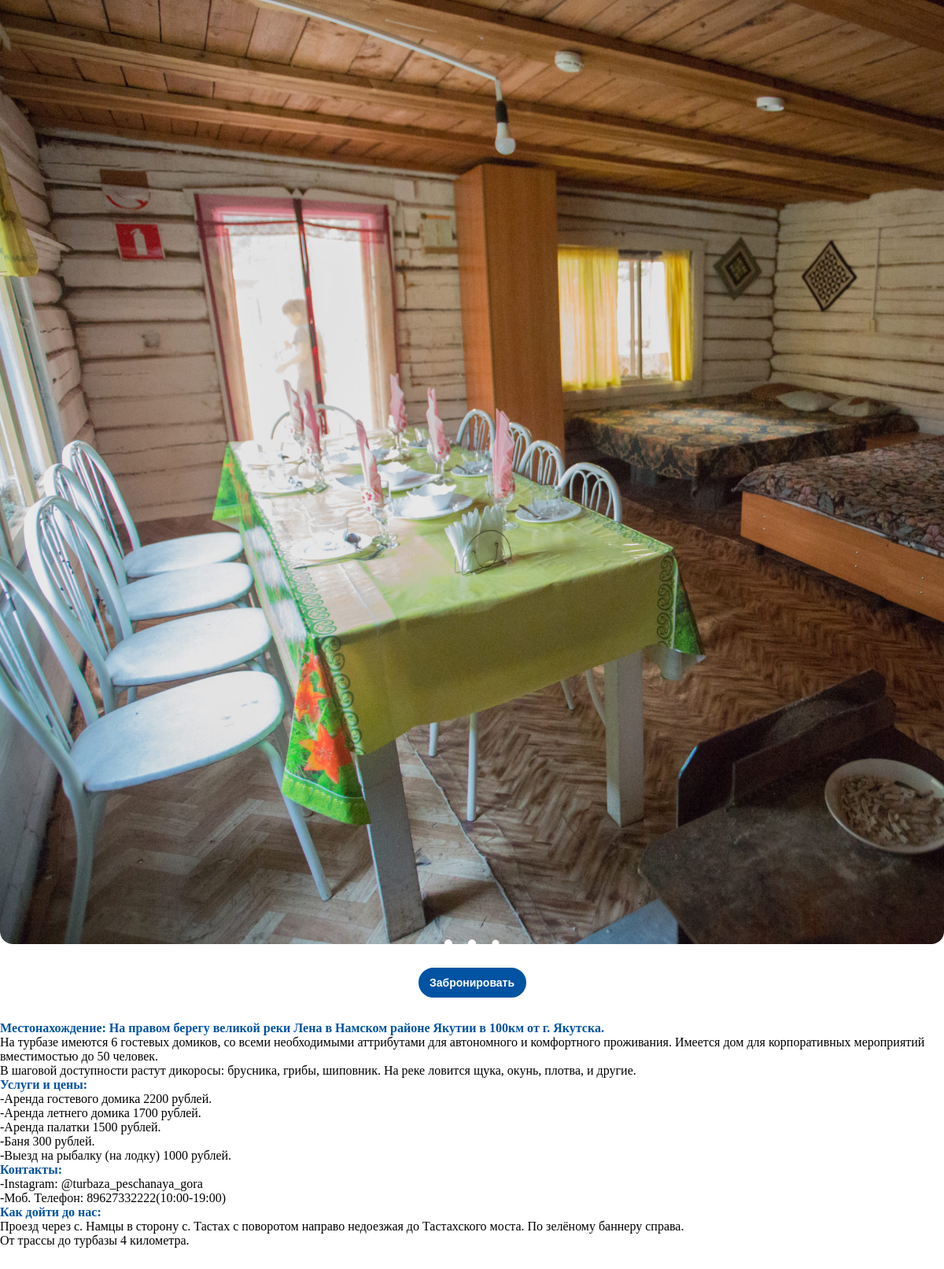
The page /sendmoin.php on the database its author committed.
### tables this page shows
CREATE TABLE `services` (
  `id` int(11) NOT NULL,
  `base_name` varchar(255) NOT NULL,
  `name` varchar(255) NOT NULL,
  `price` int(11) NOT NULL
);

### sendmoin.php (the view, shortened to what this page needs)
<!DOCTYPE html>
<html lang="ru">
<head>
    <?php $title = "Турбаза 'Песчаная гора'"; ?>
    <link rel="stylesheet" href="css/kenkeme.css">
</head>
<body>
    <div class="slider">
        <div class="slide">
            <div class="slider__item">
                <img src="images/kenkeme/3.jpg" alt="">
            </div>
        </div>
    </div>
    <form action="bron1.php" method="POST">
        <input type="submit" value="Забронировать">
    </form>
    <b>Местонахождение: На правом берегу великой реки Лена в Намском районе Якутии в 100км от г. Якутска.<br></b>
    На турбазе имеются 6 гостевых домиков, со всеми необходимыми аттрибутами для автономного и комфортного проживания. Имеется
    дом для корпоративных мероприятий вместимостью до 50 человек.<br>
    В шаговой доступности растут дикоросы: брусника, грибы, шиповник. На реке ловится щука, окунь, плотва, и другие.
    <ul><b>Услуги и цены:</b><br>
        <?php
        require "php/connection.php";
        $link = mysqli_connect($host, $user, $user, $database)
            or die("Ошибка " . mysqli_error($link));
        $title = '"' . $title . '"';
        $query = "SELECT * FROM `services` WHERE `base_name` = $title";
        $res = mysqli_query($link, $query);
        if ($res) {
            while ($result = mysqli_fetch_array($res)) {
                echo "-{$result['name']} {$result['price']} рублей.<br>";
            }
        }else {
            echo 'sdfs';
        }
        ?>
    </ul>
    <b>Контакты:</b><br>
    -Instagram: @turbaza_peschanaya_gora<br>
    -Моб. Телефон: 89627332222(10:00-19:00)<br>
    <b>Как дойти до нас:</b><br>
    Проезд через с. Намцы в сторону с. Тастах с поворотом направо недоезжая до Тастахского моста. По зелёному баннеру справа.<br>
    От трассы до турбазы 4 километра.<br><br><br><br><br><br>
</body>
</html>

### css/kenkeme.css (style rules this page uses)
* { padding: 0; margin: 0; }
body { height: auto; }
.slider { position: relative; width: 100vw; height: 100vw; border-radius: 0 0 16px 16px; overflow: hidden; }
.slide { width: 100vw; height: 100vw; overflow: hidden; }
.slider img { display: inline-block; height: 100vw; border-radius: 0 0 16px 16px; }
.slider__item { display: inline-block; }
button, input[type="submit"] { text-align: center; color: black; display: block; margin: 30px auto 30px auto; border-radius: 23.5px; border: solid #0053A2 3px; outline: none; font-size: 14px; font-weight: bold; }
button, input[type="submit"] { width: 137px; height: 38px; background-color: #0053A2; color: white; }
b { color: #0053A2; }

### rows shown on the page
services: name "Аренда гостевого домика", price "2200"
services: name "Аренда летнего домика", price "1700"
services: name "Аренда палатки", price "1500"
services: name "Баня", price "300"
services: name "Выезд на рыбалку (на лодку)", price "1000"
